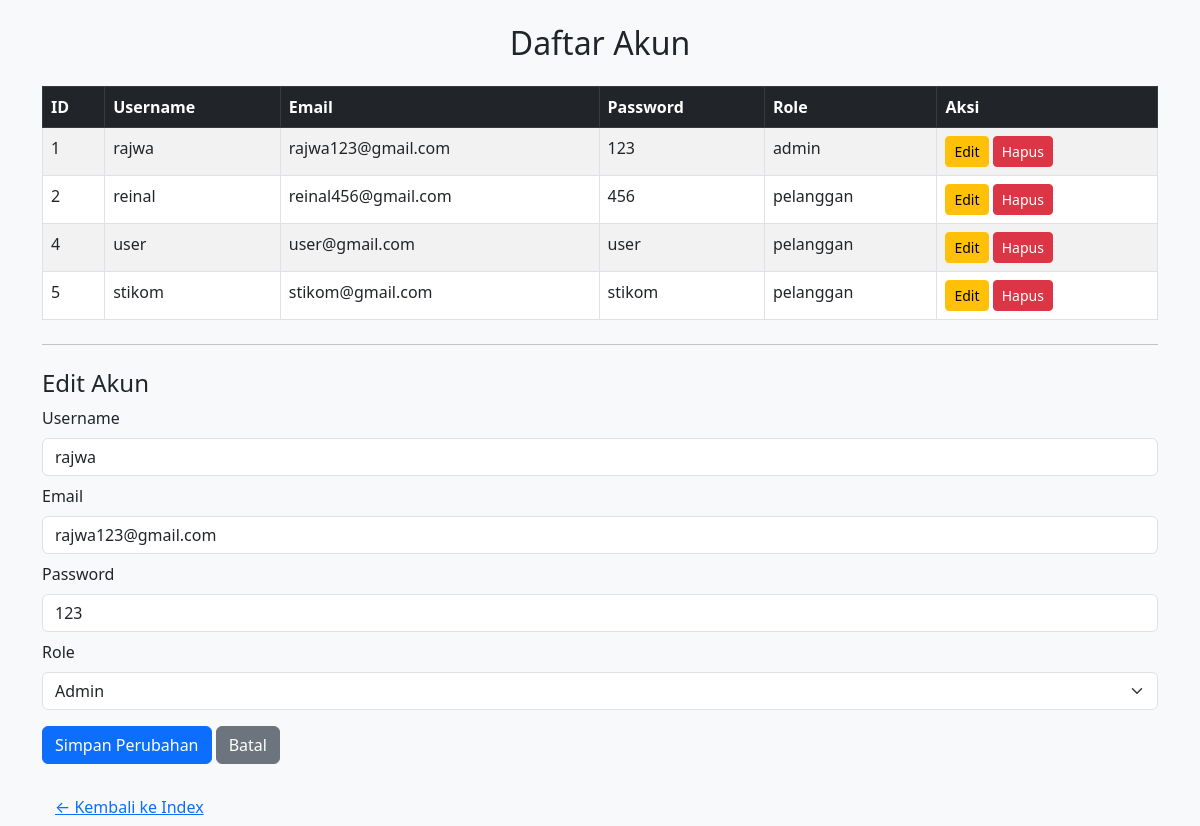
Screenshot of /account.php?edit=1 with the database file from the repository.
### tables this page shows
CREATE TABLE `akun` (
  `id` int NOT NULL,
  `username` varchar(50) NOT NULL,
  `email` varchar(50) NOT NULL,
  `password` varchar(100) NOT NULL,
  `role` enum('admin','pelanggan') NOT NULL
);

### account.php (the view, shortened to what this page needs)
<?php
include 'config.php';
$data = mysqli_query($koneksi, "SELECT * FROM akun");
$editMode = false;
if (isset($_GET['edit'])) {
    $editMode = true;
    $idEdit = $_GET['edit'];
    $result = mysqli_query($koneksi, "SELECT * FROM akun WHERE id=$idEdit");
    $akunEdit = mysqli_fetch_assoc($result);
}
?>
<!DOCTYPE html>
<html>
<head>
    <link href="https://cdn.jsdelivr.net/npm/bootstrap@5.3.0/dist/css/bootstrap.min.css" rel="stylesheet">
</head>
<body class="bg-light">
<div class="container mt-4">
    <h2 class="mb-4 text-center">Daftar Akun</h2>
    <table class="table table-bordered table-striped">
        <thead class="table-dark">
            <tr>
                <th>ID</th>
                <th>Username</th>
                <th>Email</th>
                <th>Password</th>
                <th>Role</th>
                <th>Aksi</th>
            </tr>
        </thead>
        <tbody>
        <?php while ($row = mysqli_fetch_assoc($data)) : ?>
            <tr>
                <td><?= $row['id'] ?></td>
                <td><?= $row['username'] ?></td>
                <td><?= $row['email'] ?></td>
                <td><?= $row['password'] ?></td>
                <td><?= $row['role'] ?></td>
                <td>
                    <a href="account.php?edit=<?= $row['id'] ?>" class="btn btn-sm btn-warning">Edit</a>
                    <a href="account.php?hapus=<?= $row['id'] ?>" class="btn btn-sm btn-danger" onclick="return confirm('Hapus akun ini?')">Hapus</a>
                </td>
            </tr>
        <?php endwhile; ?>
        </tbody>
    </table>
    <hr class="my-4">
    <h4><?= $editMode ? "Edit Akun" : "Tambah Akun" ?></h4>
    <form method="post" action="account.php">
        <div class="mb-2">
            <label class="form-label">Username</label>
            <input type="text" name="username" class="form-control" required value="<?= $editMode ? $akunEdit['username'] : '' ?>">
        </div>
        <div class="mb-2">
            <label class="form-label">Email</label>
            <input type="email" name="email" class="form-control" required value="<?= $editMode ? $akunEdit['email'] : '' ?>">
        </div>
        <div class="mb-2">
            <label class="form-label">Password</label>
            <input type="text" name="password" class="form-control" required value="<?= $editMode ? $akunEdit['password'] : '' ?>">
        </div>
        <div class="mb-3">
            <label class="form-label">Role</label>
            <select name="role" class="form-select" required>
                <option value="admin" <?= ($editMode && $akunEdit['role'] == 'admin') ? 'selected' : '' ?>>Admin</option>
            </select>
        </div>
        <button type="submit" name="<?= $editMode ? 'edit' : 'tambah' ?>" class="btn btn-primary">
            <?= $editMode ? 'Simpan Perubahan' : 'Tambah Akun' ?>
        </button>
        <a href="account.php" class="btn btn-secondary">Batal</a>
    </form>
    <div class="mt-4">
        <a href="index.php" class="btn btn-link">← Kembali ke Index</a>
    </div>
</div>
</body>
</html>

### rows the page displays
akun: id "1", username "rajwa", email "rajwa123@gmail.com", password "123", role "admin", role "Admin"
akun: id "2", username "reinal", email "reinal456@gmail.com", password "456", role "pelanggan"
akun: id "4", username "user", email "user@gmail.com", password "user", role "pelanggan"
akun: id "5", username "stikom", email "stikom@gmail.com", password "stikom", role "pelanggan"
